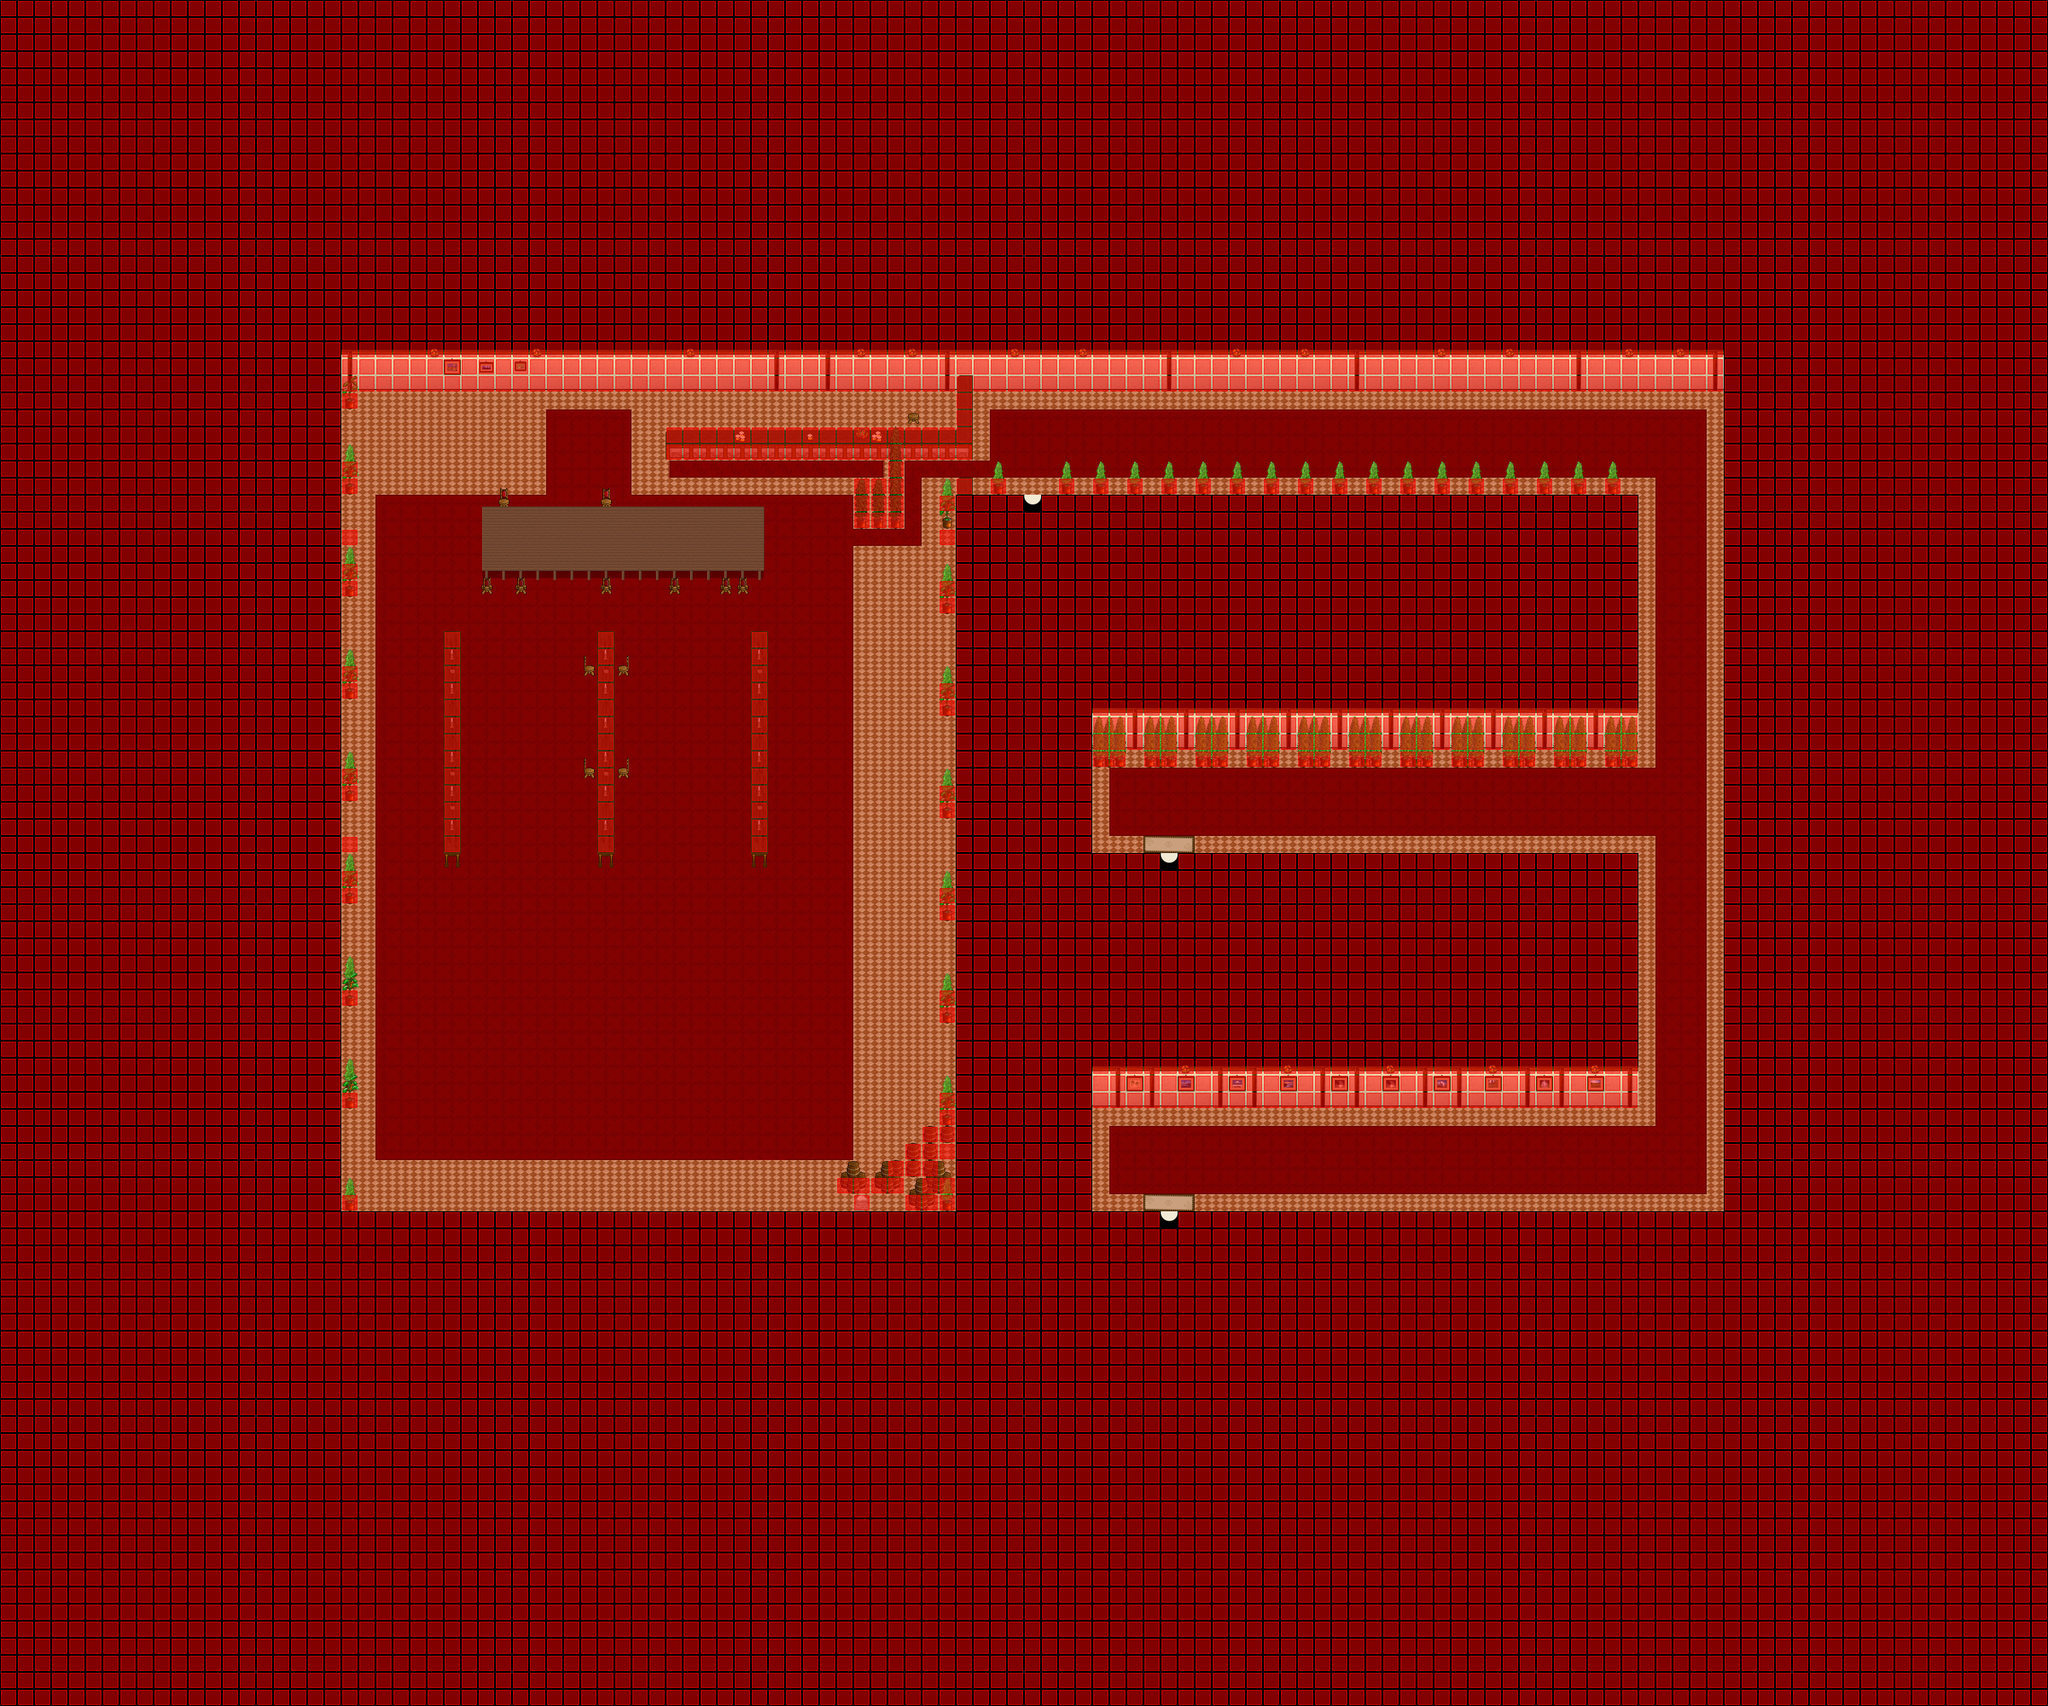

A level layout from a 2D game, rendered from its tile map. Below: a short description, then the map file with tile-grid data replaced by summaries:
An orthogonal 120x100 tile map with 32x32 px tiles, 6 tile layers (Ground, Ground, Fringe, Fringe, ...), 5 tilesets and 4 objects (3x WARP, SCRIPT).

<map version="1.0" orientation="orthogonal" width="120" height="100" tilewidth="32" tileheight="32">
 <properties>
  <property name="music" value="fanfare.ogg" />
 </properties>
 <tileset firstgid="1" name="collision" tilewidth="32" tileheight="32">
  <image source="../graphics/tiles/collision1_32_32.png" />
 </tileset>
 <tileset firstgid="1025" name="inn" tilewidth="32" tileheight="32">
  <image source="../graphics/tiles/inn1_32_32.png" />
 </tileset>
 <tileset firstgid="2049" name="inn_32_64" tilewidth="32" tileheight="64">
  <image source="../graphics/tiles/inn1_32_64.png" />
 </tileset>
 <tileset firstgid="2561" name="inn_32_96" tilewidth="32" tileheight="96">
  <image source="../graphics/tiles/inn1_32_96.png" />
 </tileset>
 <tileset firstgid="2881" name="woodland_indoor" tilewidth="32" tileheight="32">
  <image source="../graphics/tiles/indoor2_32_32.png" />
 </tileset>
 <layer name="Ground" width="120" height="100">
  <data>[12000 cells, 193 non-empty, 1 distinct tile ids]</data>
 </layer>
 <layer name="Ground" width="120" height="100">
  <data>[12000 cells, 11990 non-empty, 30 distinct tile ids]</data>
 </layer>
 <layer name="Fringe" width="120" height="100">
  <data>[12000 cells, 89 non-empty, 28 distinct tile ids]</data>
 </layer>
 <layer name="Fringe" width="120" height="100">
  <data>[12000 cells, 193 non-empty, 23 distinct tile ids]</data>
 </layer>
 <layer name="Over" width="120" height="100">
  <data>[12000 cells, 0 non-empty, 0 distinct tile ids]</data>
 </layer>
 <layer name="Collision" width="120" height="100">
  <data>[12000 cells, 9581 non-empty, 1 distinct tile ids]</data>
 </layer>
 <objectgroup name="Object" width="0" height="0" visible="0">
  <object name="Warp to City 1" type="WARP" x="1920" y="928" width="32" height="32">
   <properties>
    <property name="DEST_MAP" value="ow-o0000-o0000-o0000" />
    <property name="DEST_X" value="4704" />
    <property name="DEST_Y" value="544" />
   </properties>
  </object>
  <object name="Warp to City 2" type="WARP" x="2176" y="1600" width="32" height="32">
   <properties>
    <property name="DEST_MAP" value="ow-o0000-o0000-o0000" />
    <property name="DEST_X" value="4896" />
    <property name="DEST_Y" value="960" />
   </properties>
  </object>
  <object name="Warp to City 3" type="WARP" x="2176" y="2272" width="32" height="32">
   <properties>
    <property name="DEST_MAP" value="ow-o0000-o0000-o0000" />
    <property name="DEST_X" value="4896" />
    <property name="DEST_Y" value="1376" />
   </properties>
  </object>
  <object name="External Map Events" type="SCRIPT" x="0" y="0">
   <properties>
    <property name="FILENAME" value="scripts/maps/iw-selphie_timlet_palace-o00-o00-o00.lua" />
   </properties>
  </object>
 </objectgroup>
</map>
